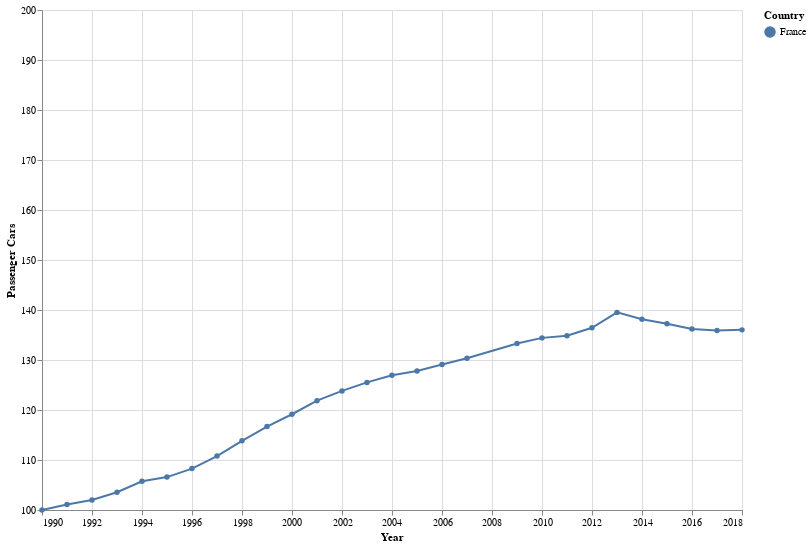

Notebook source saved alongside this figure:
### Code cell
alt.Chart(cars_FR).mark_line(point=True).properties(width=700, height=500).encode(
    alt.X('TIME', scale=alt.Scale(domain=('1990','2018')), title='Year'),
    alt.Y('Normalized', scale=alt.Scale(domain=(100,200)), title='Passenger Cars'),
    alt.Color('GEO', title='Country')
)

### Figure 1 — Vega-Lite specification as saved in the notebook (floating-point values rounded to 4 significant figures)
{"config": {"view": {"continuousWidth": 400, "continuousHeight": 300}}, "data": {"name": "data-fcbd54318197fca0ea945ea4f207ea69"}, "mark": {"type": "line", "point": true}, "encoding": {"color": {"type": "nominal", "field": "GEO", "title": "Country"}, "x": {"type": "temporal", "field": "TIME", "scale": {"domain": ["1990", "2018"]}, "title": "Year"}, "y": {"type": "quantitative", "field": "Normalized", "scale": {"domain": [100, 200]}, "title": "Passenger Cars"}}, "height": 500, "width": 700, "$schema": "https://vega.github.io/schema/vega-lite/v4.8.1.json", "datasets": {"data-fcbd54318197fca0ea945ea4f207ea69": [{"TIME": "1990-01-01T00:00:00", "GEO": "France", "UNIT": "Number", "MOT_NRG": "Total", "ENGINE": "Total", "Value": 23550000, "Normalized": 100.0}, {"TIME": "1991-01-01T00:00:00", "GEO": "France", "UNIT": "Number", "MOT_NRG": "Total", "ENGINE": "Total", "Value": 23810000, "Normalized": 101.1}, {"TIME": "1992-01-01T00:00:00", "GEO": "France", "UNIT": "Number", "MOT_NRG": "Total", "ENGINE": "Total", "Value": 24020000, "Normalized": 102.0}, {"TIME": "1993-01-01T00:00:00", "GEO": "France", "UNIT": "Number", "MOT_NRG": "Total", "ENGINE": "Total", "Value": 24385000, "Normalized": 103.5}, {"TIME": "1994-01-01T00:00:00", "GEO": "France", "UNIT": "Number", "MOT_NRG": "Total", "ENGINE": "Total", "Value": 24900000, "Normalized": 105.7}, {"TIME": "1995-01-01T00:00:00", "GEO": "France", "UNIT": "Number", "MOT_NRG": "Total", "ENGINE": "Total", "Value": 25100000, "Normalized": 106.6}, {"TIME": "1996-01-01T00:00:00", "GEO": "France", "UNIT": "Number", "MOT_NRG": "Total", "ENGINE": "Total", "Value": 25500000, "Normalized": 108.3}, {"TIME": "1997-01-01T00:00:00", "GEO": "France", "UNIT": "Number", "MOT_NRG": "Total", "ENGINE": "Total", "Value": 26090000, "Normalized": 110.8}, {"TIME": "1998-01-01T00:00:00", "GEO": "France", "UNIT": "Number", "MOT_NRG": "Total", "ENGINE": "Total", "Value": 26810000, "Normalized": 113.8}, {"TIME": "1999-01-01T00:00:00", "GEO": "France", "UNIT": "Number", "MOT_NRG": "Total", "ENGINE": "Total", "Value": 27480000, "Normalized": 116.7}, {"TIME": "2000-01-01T00:00:00", "GEO": "France", "UNIT": "Number", "MOT_NRG": "Total", "ENGINE": "Total", "Value": 28060000, "Normalized": 119.2}, {"TIME": "2001-01-01T00:00:00", "GEO": "France", "UNIT": "Number", "MOT_NRG": "Total", "ENGINE": "Total", "Value": 28700000, "Normalized": 121.9}, {"TIME": "2002-01-01T00:00:00", "GEO": "France", "UNIT": "Number", "MOT_NRG": "Total", "ENGINE": "Total", "Value": 29160000, "Normalized": 123.8}, {"TIME": "2003-01-01T00:00:00", "GEO": "France", "UNIT": "Number", "MOT_NRG": "Total", "ENGINE": "Total", "Value": 29560000, "Normalized": 125.5}, {"TIME": "2004-01-01T00:00:00", "GEO": "France", "UNIT": "Number", "MOT_NRG": "Total", "ENGINE": "Total", "Value": 29900000, "Normalized": 127.0}, {"TIME": "2005-01-01T00:00:00", "GEO": "France", "UNIT": "Number", "MOT_NRG": "Total", "ENGINE": "Total", "Value": 30100000, "Normalized": 127.8}, {"TIME": "2006-01-01T00:00:00", "GEO": "France", "UNIT": "Number", "MOT_NRG": "Total", "ENGINE": "Total", "Value": 30400000, "Normalized": 129.1}, {"TIME": "2007-01-01T00:00:00", "GEO": "France", "UNIT": "Number", "MOT_NRG": "Total", "ENGINE": "Total", "Value": 30700000, "Normalized": 130.4}, {"TIME": "2009-01-01T00:00:00", "GEO": "France", "UNIT": "Number", "MOT_NRG": "Total", "ENGINE": "Total", "Value": 31394000, "Normalized": 133.3}, {"TIME": "2010-01-01T00:00:00", "GEO": "France", "UNIT": "Number", "MOT_NRG": "Total", "ENGINE": "Total", "Value": 31657000, "Normalized": 134.4}, {"TIME": "2011-01-01T00:00:00", "GEO": "France", "UNIT": "Number", "MOT_NRG": "Total", "ENGINE": "Total", "Value": 31754000, "Normalized": 134.8}, {"TIME": "2012-01-01T00:00:00", "GEO": "France", "UNIT": "Number", "MOT_NRG": "Total", "ENGINE": "Total", "Value": 32132000, "Normalized": 136.4}, {"TIME": "2013-01-01T00:00:00", "GEO": "France", "UNIT": "Number", "MOT_NRG": "Total", "ENGINE": "Total", "Value": 32858000, "Normalized": 139.5}, {"TIME": "2014-01-01T00:00:00", "GEO": "France", "UNIT": "Number", "MOT_NRG": "Total", "ENGINE": "Total", "Value": 32531000, "Normalized": 138.1}, {"TIME": "2015-01-01T00:00:00", "GEO": "France", "UNIT": "Number", "MOT_NRG": "Total", "ENGINE": "Total", "Value": 32326000, "Normalized": 137.3}, {"TIME": "2016-01-01T00:00:00", "GEO": "France", "UNIT": "Number", "MOT_NRG": "Total", "ENGINE": "Total", "Value": 32076000, "Normalized": 136.2}, {"TIME": "2017-01-01T00:00:00", "GEO": "France", "UNIT": "Number", "MOT_NRG": "Total", "ENGINE": "Total", "Value": 32005986, "Normalized": 135.9}, {"TIME": "2018-01-01T00:00:00", "GEO": "France", "UNIT": "Number", "MOT_NRG": "Total", "ENGINE": "Total", "Value": 32034000, "Normalized": 136.0}]}}
